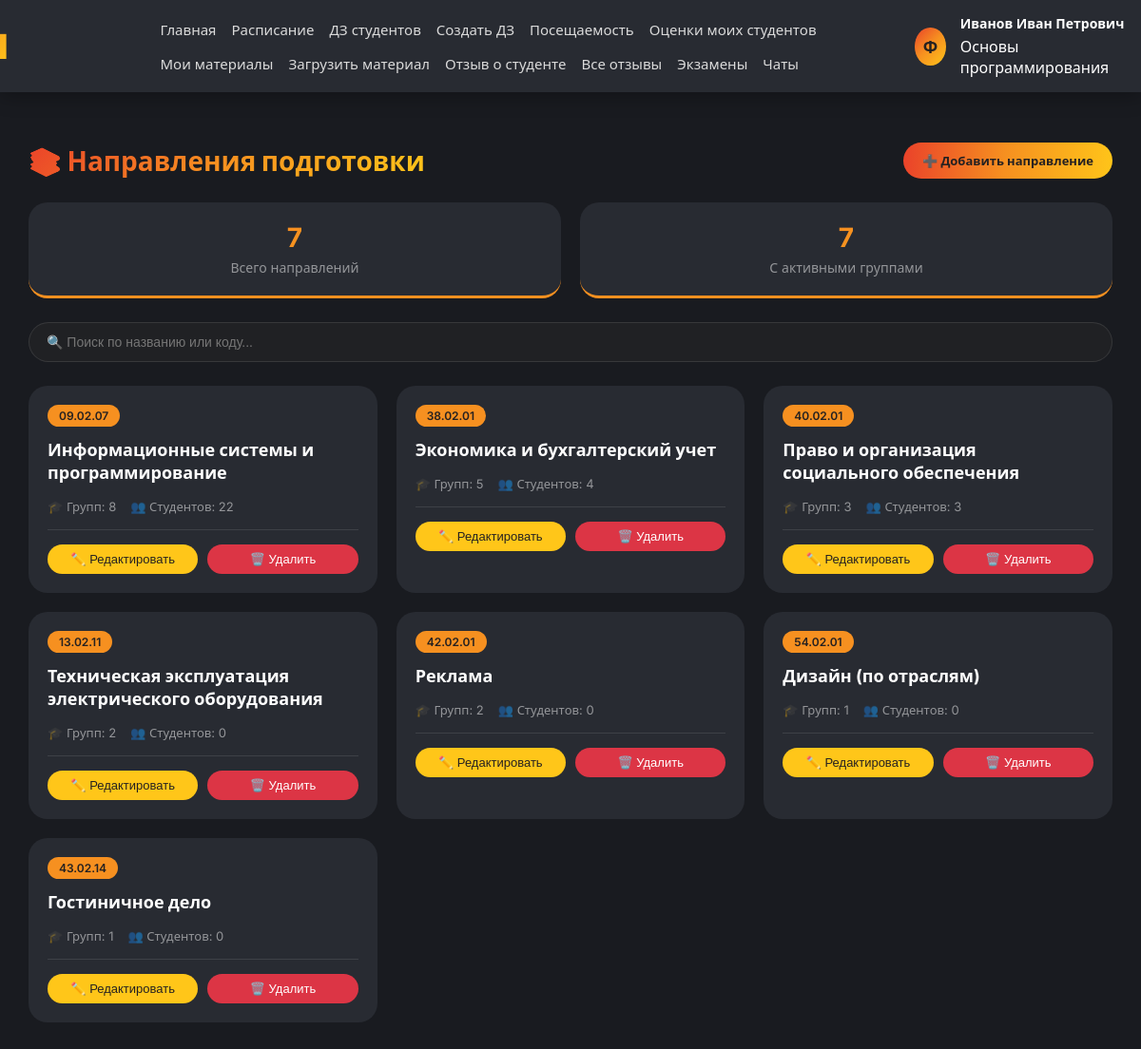
The page /directions/ (signed in) on the database its author committed.
### app/models.py (models this page shows, shortened)
class Autoriz(models.Model):
    user = models.CharField(unique=True, max_length=30, blank=False, null=True, error_messages={'max_length': 'Длина имени не может содержать более 30 символов', 'blank': 'Напишите имя.', 'null': 'Напишите имя.'}, verbose_name='Имя аккаунта')
    password = models.CharField(max_length=120, blank=False, null=False, error_messages={'max_length': 'Длина пароля не может содержать более 40 символов', 'blank': 'Напишите пароль.', 'null': 'Напишите пароль.'}, verbose_name='Пароль от аккаунта')
    email = models.EmailField(unique=True, max_length=100, blank=False, null=False, error_messages={'max_length': 'Длина почты не может содержать более 100 символов', 'blank': 'Напишите почту.', 'null': 'Напишите почту.'}, verbose_name='Почта от аккаунта')
    birth_date = models.DateField(null=True, blank=True, verbose_name='Дата рождения')
    gender = models.CharField(max_length=1, choices=[('M', 'Мужской'), ('F', 'Женский')], blank=True, verbose_name='Пол')
    phone = models.CharField(max_length=20, blank=True, verbose_name='Номер телефона')
    hide_phone = models.BooleanField(default=False, verbose_name='Скрыть номер телефона')
    class Meta:
        db_table = 'List_of_users'
        verbose_name = 'Пользователь'
        verbose_name_plural = 'Пользователи'
    def get_full_name(self):
        try:
            student = Student.objects.get(autoriz=self)
            return f"{student.surname} {student.name} {student.patronymic}".strip()
        except Student.DoesNotExist:
            try:
                professor = Professor.objects.get(autoriz=self)
                return f"{professor.surname} {professor.name} {professor.patronymic}".strip()
            except Professor.DoesNotExist:
                try:
                    staff = AcademicStaff.objects.get(autoriz=self)
                    return f"{staff.surname} {staff.name} {staff.patronymic}".strip()
                except AcademicStaff.DoesNotExist:
                    return self.user

class Professor(models.Model):
    name = models.CharField(max_length=30, blank=False, null=False, verbose_name='Имя профессора')
    surname = models.CharField(max_length=30, blank=False, null=False, verbose_name='Фамилия профессора')
    patronymic = models.CharField(max_length=40, blank=False, null=False, verbose_name='Отчество профессора')
    leads_the_subject = models.ForeignKey(Subjects, on_delete=models.CASCADE, verbose_name='Ведет предмет')
    autoriz = models.ForeignKey(Autoriz, on_delete=models.CASCADE, verbose_name='Пользователь')
    class Meta:
        db_table = 'List_of_professors'
        verbose_name = 'Учитель'
        verbose_name_plural = 'Учителя'

class Subjects(models.Model):
    name_subject = models.CharField(unique=True, max_length=100, blank=False, null=False, verbose_name='Имя предмета')
    class Meta:
        db_table = 'List_of_subjects'
        verbose_name = 'Предмет'
        verbose_name_plural = 'Предметы'

class Direction(models.Model):
    name = models.CharField(max_length=100, verbose_name='Название направления')
    code = models.CharField(max_length=20, unique=True, verbose_name='Код направления')
    class Meta:
        db_table = 'List_of_directions'
        verbose_name = 'Направление'
        verbose_name_plural = 'Направления'

### app/views.py (the view)
# urls.py: path('directions/', views.direction_list_view, name='direction_list_view'),
def direction_list_view(request):
    if 'user_id' not in request.session:
        return redirect('autoriz_view')
    context = get_user_context(request)
    directions = Direction.objects.all()
    for d in directions:
        d.student_count = Student.objects.filter(group__direction=d).count()
    context['directions'] = directions
    context['active_directions'] = directions.filter(group__isnull=False).distinct().count()
    return render(request, 'direction_list.html', context)

### templates/direction_list.html (shortened to what this page needs)
{% extends 'base.html' %}
{% load static %}
{% block extra_css %}
<link rel="stylesheet" href="{% static 'css/direction_list.css' %}">
{% endblock %}
{% block content %}
<div class="direction-container">
    <div class="page-header">
        <h1 class="page-title">📚 Направления подготовки</h1>
        <a href="{% url 'direction_create_view' %}" class="btn-create">➕ Добавить направление</a>
    </div>
    <div class="stats-row">
        <div class="stat-card"><div class="stat-number">{{ directions|length }}</div><div class="stat-label">Всего направлений</div></div>
        <div class="stat-card"><div class="stat-number">{{ active_directions }}</div><div class="stat-label">С активными группами</div></div>
    </div>
    <div class="search-bar">
        <input type="text" id="searchInput" class="search-input" placeholder="🔍 Поиск по названию или коду...">
    </div>
    <div class="directions-grid">
        {% for direction in directions %}
        <div class="direction-card">
            <div class="direction-code">{{ direction.code }}</div>
            <div class="direction-name">{{ direction.name }}</div>
            <div class="direction-stats">
                <span class="stat">🎓 Групп: {{ direction.group_set.count }}</span>
                <span class="stat">👥 Студентов: {{ direction.student_count|default:0 }}</span>
            </div>
            <div class="direction-actions">
                <button class="btn-edit" data-id="{{ direction.id }}">✏️ Редактировать</button>
                <button class="btn-delete" data-id="{{ direction.id }}">🗑️ Удалить</button>
            </div>
        </div>
        {% empty %}
        <div class="empty-directions">📭 Нет направлений подготовки</div>
        {% endfor %}
    </div>
</div>
{% endblock %}

### templates/base.html (shortened to what this page needs)
{% load static %}
<!DOCTYPE html>
<html lang="ru">
<head>
    <link rel="stylesheet" href="https://cdnjs.cloudflare.com/ajax/libs/font-awesome/6.4.0/css/all.min.css">
    <link rel="stylesheet" href="{% static 'css/main.css' %}">
    {% block extra_css %}{% endblock %}
</head>
<body>
    <header class="header">
        <div class="header-content">
            <div class="logo">Journal</div>
            <nav class="nav-menu">
                <a href="{% url 'main_view' %}">Главная</a>
                {% if user_role == 'student' %}
                    <a href="{% url 'schedule_view' %}">Расписание</a>
                    <a href="{% url 'homework_list_view' %}">ДЗ</a>
                    <a href="{% url 'estimation_view' %}">Оценки</a>
                    <a href="{% url 'attendance_list_view' %}">Посещаемость</a>
                    <a href="{% url 'shop_view' %}">Магазин</a>
                    <a href="{% url 'leaderboard_view' %}">Рейтинг</a>
                    <a href="{% url 'polls_view' %}">Опросы</a>
                    <a href="{% url 'announcements_view' %}">Объявления</a>
                    <a href="{% url 'events_view' %}">События</a>
                    <a href="{% url 'educational_materials_view' %}">Материалы</a>
                    <a href="{% url 'user_reward_list_view' %}">Награды</a>
                    <a href="{% url 'exam_list_view' %}">Экзамены</a>
                    <a href="{% url 'appeal_view' %}">Обращение</a>
                    <a href="{% url 'review_view' %}">Отзыв об академии</a>
                    <a href="{% url 'student_reviews_view' %}">Отзывы обо мне</a>
                    <a href="{% url 'complaint_view' %}">Жалоба</a>
                    <a href="{% url 'chat_list_view' %}">Чаты</a>
                {% elif user_role == 'professor' %}
                    <a href="{% url 'schedule_view' %}">Расписание</a>
                    <a href="{% url 'homework_list_view' %}">ДЗ студентов</a>
                    <a href="{% url 'homework_add_view' %}">Создать ДЗ</a>
                    <a href="{% url 'attendance_mark_view' %}">Посещаемость</a>
                    <a href="{% url 'estimation_view' %}">Оценки моих студентов</a>
                    <a href="{% url 'educational_materials_view' %}">Мои материалы</a>
                    <a href="{% url 'educational_material_create_view' %}">Загрузить материал</a>
                    <a href="{% url 'student_review_create_view' %}">Отзыв о студенте</a>
                    <a href="{% url 'student_review_list_view' %}">Все отзывы</a>
                    <a href="{% url 'exam_list_view' %}">Экзамены</a>
                    <a href="{% url 'chat_list_view' %}">Чаты</a>
                {% endif %}
            </nav>
            <div class="user-info">
                {% if user_avatar %}
                    <img src="{{ user_avatar }}" alt="avatar" class="user-avatar">
                {% else %}
                    <div class="user-avatar-placeholder">Ф</div>
                {% endif %}
                <div class="user-details">
                    <span class="user-name">{{ user.get_full_name|default:user.user }}</span>
                    {% if user_role == 'student' and student_info %}
                        <div class="user-meta-group">
                            <span class="user-meta-direction">{{ student_info.direction }}</span>
                            <span class="user-meta-course">{{ student_info.course }} курс, {{ student_info.group }}</span>
                        </div>
                    {% elif user_role == 'professor' and professor_info %}
                        <span class="user-meta">{{ professor_info.subject }}</span>
                    {% elif user_role == 'academic_staff' and staff_info %}
                        <span class="user-meta">{{ staff_info.position }}</span>
                    {% endif %}
                </div>
            </div>
        </div>
    </header>
    <div class="container">
        {% block content %}{% endblock %}
    </div>
</body>
</html>

### static/css/main.css (style rules this page uses)
* { margin: 0; padding: 0; box-sizing: border-box; }
body { font-family: 'Inter', 'Muller', 'Segoe UI', sans-serif; background: #191B20; color: #FFFFFF; }
.header { background: #282B32; box-shadow: 0 4px 20px rgba(0,0,0,0.3); position: fixed; top: 0; left: 0; right: 0; z-index: 1000; }
.header-content { max-width: 1400px; margin: 0 auto; display: flex; justify-content: space-between; align-items: center; padding: 15px 30px; }
.logo { font-size: 36px; font-weight: 900; background: linear-gradient(135deg, #EA422A 0%, #F69020 48.58%, #FFC619 101.38%); -webkit-background-clip: text; -webkit-text-fill-color: transparent; background-clip: text; position: relative; left: -160px; }
.nav-menu { display: flex; gap: 16px; justify-content: start; flex-wrap: wrap; }
.nav-menu a { text-decoration: none; color: #dadada; font-size: 15px; font-weight: 500; transition: color 0.3s; }
.user-info { display: flex; align-items: center; gap: 15px; margin-right: -240px; }
.user-avatar-placeholder { width: 40px; height: 40px; border-radius: 50%; background: linear-gradient(135deg, #EA422A 0%, #F69020 48.58%, #FFC619 101.38%); display: flex; align-items: center; justify-content: center; font-size: 18px; font-weight: 700; color: #252121; }
.user-details { display: flex; flex-direction: column; align-items: flex-start; gap: 4px; }
.user-name { font-size: 14px; font-weight: 600; color: #FFFFFF; white-space: nowrap; }
.container { max-width: 1400px; margin: 150px auto 30px; padding: 0 30px; }
.stat-card { background: #282B32; padding: 25px; border-radius: 20px; text-align: center; border-bottom: 3px solid #F69020; }
.stat-number { font-size: 36px; font-weight: 900; background: linear-gradient(135deg, #EA422A 0%, #F69020 48.58%, #FFC619 101.38%); -webkit-background-clip: text; -webkit-text-fill-color: transparent; background-clip: text; }
.stat-label { font-size: 14px; color: rgba(255,255,255,0.7); margin-top: 8px; }

### static/css/direction_list.css (style rules this page uses)
.direction-container { max-width: 1200px; margin: 0 auto; }
.page-header { display: flex; justify-content: space-between; align-items: center; margin-bottom: 25px; flex-wrap: wrap; gap: 15px; }
.page-title { font-size: 28px; font-weight: 900; background: linear-gradient(135deg, #EA422A 0%, #F69020 48.58%, #FFC619 101.38%); -webkit-background-clip: text; -webkit-text-fill-color: transparent; background-clip: text; }
.btn-create { padding: 10px 20px; background: linear-gradient(93.25deg, #EA422A 0%, #F69020 48.58%, #FFC619 101.38%); border: none; border-radius: 40px; color: #252121; font-size: 13px; font-weight: 700; text-decoration: none; transition: all 0.3s; }
.stats-row { display: grid; grid-template-columns: repeat(auto-fit, minmax(200px, 1fr)); gap: 20px; margin-bottom: 25px; }
.stat-card { background: #282B32; padding: 20px; border-radius: 20px; text-align: center; }
.stat-number { font-size: 28px; font-weight: 700; color: #F69020; }
.stat-label { font-size: 14px; color: rgba(255,255,255,0.5); margin-top: 5px; }
.search-bar { margin-bottom: 25px; }
.search-input { width: 100%; padding: 12px 18px; background: #202124; border: 1px solid rgba(255,255,255,0.1); border-radius: 60px; color: #FFFFFF; font-size: 14px; outline: none; }
.directions-grid { display: grid; grid-template-columns: repeat(auto-fill, minmax(350px, 1fr)); gap: 20px; }
.direction-card { background: #282B32; border-radius: 20px; padding: 20px; transition: transform 0.3s; }
.direction-code { display: inline-block; padding: 4px 12px; background: #F69020; color: #252121; border-radius: 20px; font-size: 12px; font-weight: 600; margin-bottom: 12px; }
.direction-name { font-size: 18px; font-weight: 700; color: #FFFFFF; margin-bottom: 15px; }
.direction-stats { display: flex; gap: 15px; margin-bottom: 15px; padding-bottom: 15px; border-bottom: 1px solid rgba(255,255,255,0.1); }
.stat { font-size: 13px; color: rgba(255,255,255,0.5); }
.direction-actions { display: flex; gap: 10px; }
.btn-edit, .btn-delete { flex: 1; padding: 8px; border: none; border-radius: 40px; cursor: pointer; font-size: 13px; transition: all 0.3s; }
.btn-edit { background: #FFC619; color: #252121; }
.btn-delete { background: #dc3545; color: white; }

### rows shown on the page
Autoriz: get_full_name "Иванов Иван Петрович"
Subjects: subject "Основы программирования"
Direction: code "09.02.07", name "Информационные системы и программирование", group_set.count "8", student_count "22"
Direction: code "38.02.01", name "Экономика и бухгалтерский учет", group_set.count "5", student_count "4"
Direction: code "40.02.01", name "Право и организация социального обеспечения", group_set.count "3", student_count "3"
Direction: code "13.02.11", name "Техническая эксплуатация электрического оборудования", group_set.count "2", student_count "0"
Direction: code "42.02.01", name "Реклама", group_set.count "2", student_count "0"
Direction: code "54.02.01", name "Дизайн (по отраслям)", group_set.count "1", student_count "0"
Direction: code "43.02.14", name "Гостиничное дело", group_set.count "1", student_count "0"

### other values the page prints
{{ directions|length }} "7"
{{ active_directions }} "7"
